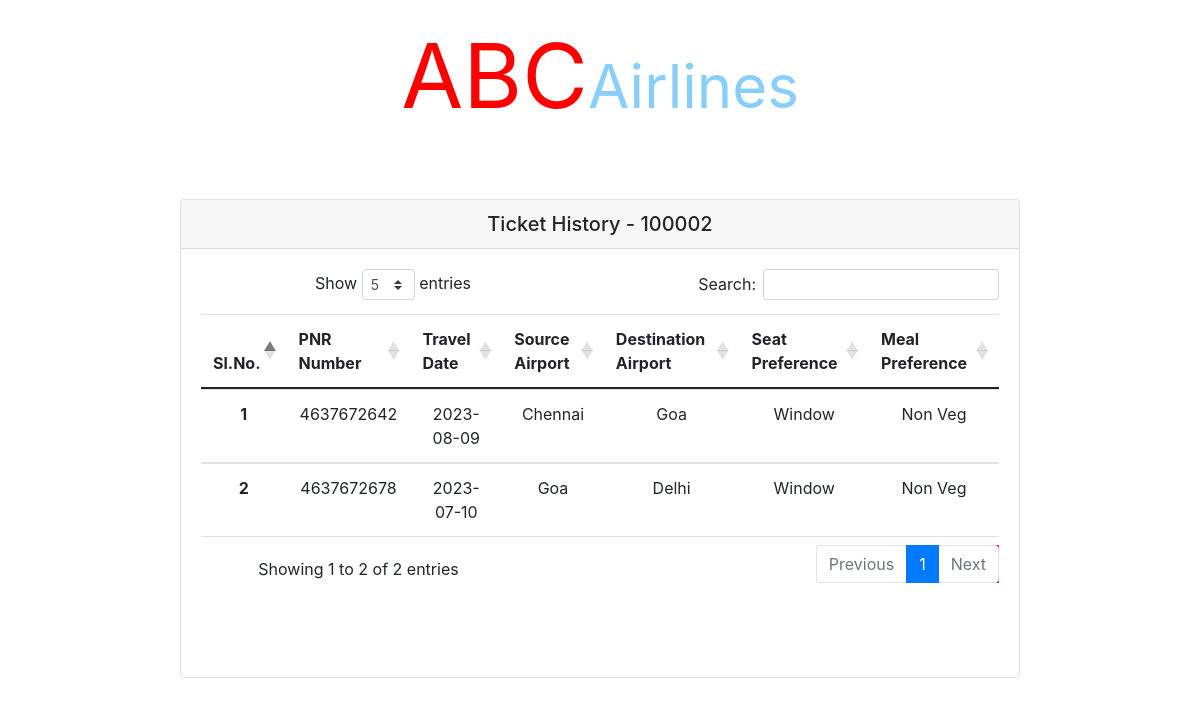
Screenshot of /view_tickets?passenger_id=100002 with the database file from the repository.
### tables this page shows
CREATE TABLE BOOKINGS(
    pnr_number text primary key,
    passenger_id text not null references passengers(passenger_id),
    travel_date text not null,
    source_airport text not null,
    destination_airport text not null,
    status integer not null references booking_status_master(status),
    seat_preference integer not null references seat_preference_master(seat_preference),
    meal_preference integer not null references meal_preference_master(meal_preference)
);

### app.py (the view)
@app.route('/view_tickets')
def view_tickets():
    passenger_id = request.args.get('passenger_id')
    conn = sqlite3.connect('db/passengerdb.db')
    cursor = conn.cursor()
    sql = "select * from bookings where passenger_id = ?"
    cursor.execute(sql,(passenger_id,))
    tickets_data = cursor.fetchall()
    print(tickets_data)
    if tickets_data is None:
        return "No tickets booked"
    else:
        return render_template('viewtickets.html', tickets_data=tickets_data, passenger_id=passenger_id)

### templates/viewtickets.html (shortened to what this page needs)
<!DOCTYPE html>
<html lang="en">
<head>
    <link href="https://cdn.jsdelivr.net/npm/bootstrap@5.0.2/dist/css/bootstrap.min.css" rel="stylesheet">
    <link rel="stylesheet" href="../static/style.css">
    <link rel="stylesheet" href="https://cdnjs.cloudflare.com/ajax/libs/twitter-bootstrap/4.5.2/css/bootstrap.css">
    <link rel="stylesheet" href="https://cdn.datatables.net/1.13.5/css/dataTables.bootstrap4.min.css">
</head>
<body>
    <center><a href="{{url_for('home', passenger_id=passenger_id)}}" style="text-decoration: none;"><span style="color: red;font-size:90px;">ABC</span><span style="color: lightskyblue; font-size: 60px;">Airlines</span></a></center>
    <br><br>
    <center>
    <div class="card aligncenter" style="width: 70%;">
        <h5 class="card-header">Ticket History - {{ passenger_id }}</h5>
        <div class="card-body">
            <table class="table table-hover" id="bookings_table">
                <thead>
                  <tr>
                    <th scope="col">Sl.No.</th>
                    <th scope="col">PNR Number</th>
                    <th scope="col">Travel Date</th>
                    <th scope="col">Source Airport</th>
                    <th scope="col">Destination Airport</th>
                    <th scope="col">Seat Preference</th>
                    <th scope="col">Meal Preference</th>
                  </tr>
                </thead>
                <tbody>
                  {% for ticket in tickets_data %}
                  <tr>
                    <th scope="row">{{ loop.index }}</th>
                    <td>{{ ticket[0] }}</td>
                    <td>{{ ticket[2] }}</td>
                    <td>{{ ticket[3] }}</td>
                    <td>{{ ticket[4] }}</td>
                    {% if ticket[6]==1 %}
                      <td>{{ 'Aisle' }}</td>
                    {% elif ticket[6]==2 %}
                      <td>{{ 'Middle' }}</td>
                    {% else %}
                      <td>{{ 'Window' }}</td>
                    {% endif %}
                    {% if ticket[7]==1 %}
                      <td>{{ 'Veg' }}</td>
                    {% else %}
                      <td>{{ 'Non Veg' }}</td>
                    {% endif %}
                  </tr>
                  {% endfor %}
                </tbody>
              </table>
              <br> <br> <br>
        </div>
      </div>
    </center>
</body>
</html>

### static/style.css (style rules this page uses)
.aligncenter { text-align: center; }
a { text-decoration: none; display: inline-block; padding: 8px 16px; }

### rows the page displays
BOOKINGS: pnr_number "4637672642", travel_date "2023-08-09", source_airport "Chennai", destination_airport "Goa", value "Window", value "Non Veg"
BOOKINGS: pnr_number "4637672678", travel_date "2023-07-10", source_airport "Goa", destination_airport "Delhi", value "Window", value "Non Veg"

### other values shown
{{ passenger_id }} "100002"
